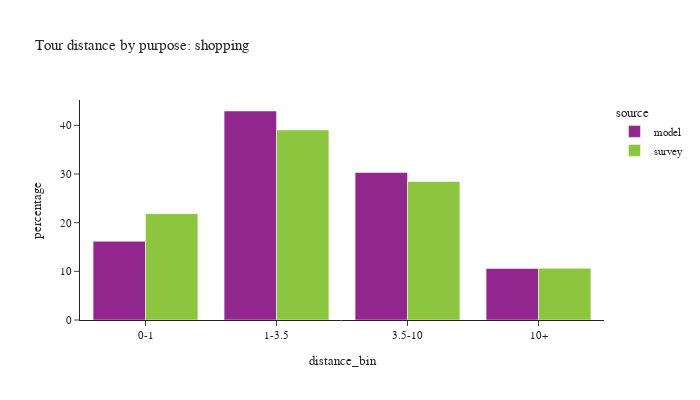

The code cell stored with this chart in its notebook:
### Code cell
plot_bins(tour, tour['pdpurp'] == 5, 'shopping')

### Figure 1 — Plotly figure (JSON) as saved in the notebook; plotly's stock layout.template omitted (floating-point values rounded to 4 significant figures)
{"data": [{"alignmentgroup": "True", "customdata": [[117588], [312172], [220323], [76854]], "hovertemplate": "source=model<br>distance_bin=%{x}<br>percentage=%{y}<br>sample count=%{customdata[0]}<extra></extra>", "legendgroup": "model", "marker": {"color": "#91268F", "pattern": {"shape": ""}}, "name": "model", "offsetgroup": "model", "orientation": "v", "showlegend": true, "textposition": "auto", "type": "bar", "x": ["0-1", "1-3.5", "3.5-10", "10+"], "xaxis": "x", "y": [16.18, 42.94, 30.31, 10.57], "yaxis": "y"}, {"alignmentgroup": "True", "customdata": [[454], [522], [390], [117]], "hovertemplate": "source=survey<br>distance_bin=%{x}<br>percentage=%{y}<br>sample count=%{customdata[0]}<extra></extra>", "legendgroup": "survey", "marker": {"color": "#8CC63E", "pattern": {"shape": ""}}, "name": "survey", "offsetgroup": "survey", "orientation": "v", "showlegend": true, "textposition": "auto", "type": "bar", "x": ["0-1", "1-3.5", "3.5-10", "10+"], "xaxis": "x", "y": [21.86, 39.06, 28.46, 10.63], "yaxis": "y"}], "layout": {"barmode": "group", "font": {"size": 11}, "height": 400, "legend": {"title": {"text": "source"}, "tracegroupgap": 0}, "title": {"text": "Tour distance by purpose: shopping"}, "width": 700, "xaxis": {"anchor": "y", "domain": [0.0, 1.0], "title": {"text": "distance_bin"}}, "yaxis": {"anchor": "x", "domain": [0.0, 1.0], "title": {"text": "percentage"}}}}
